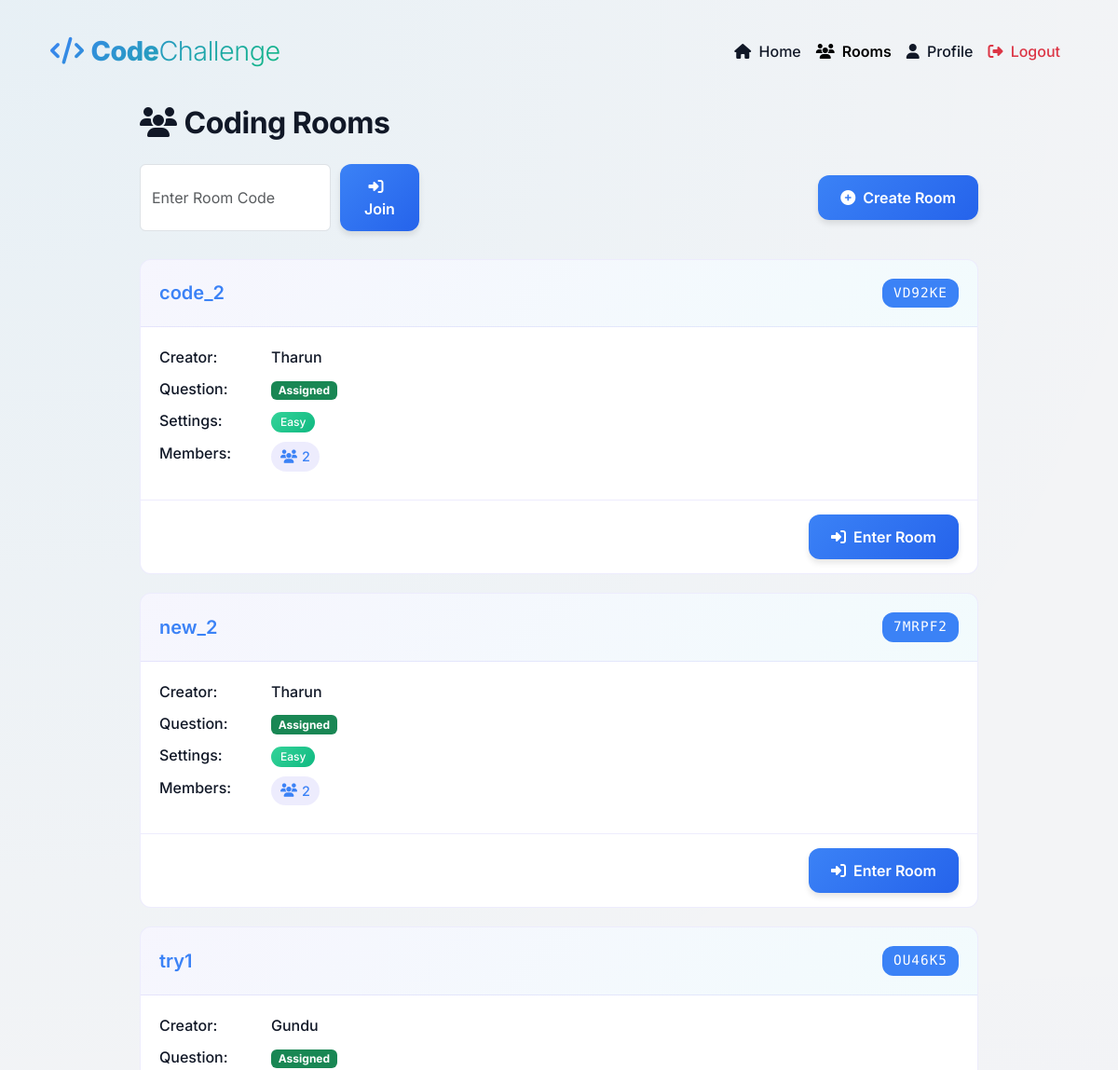
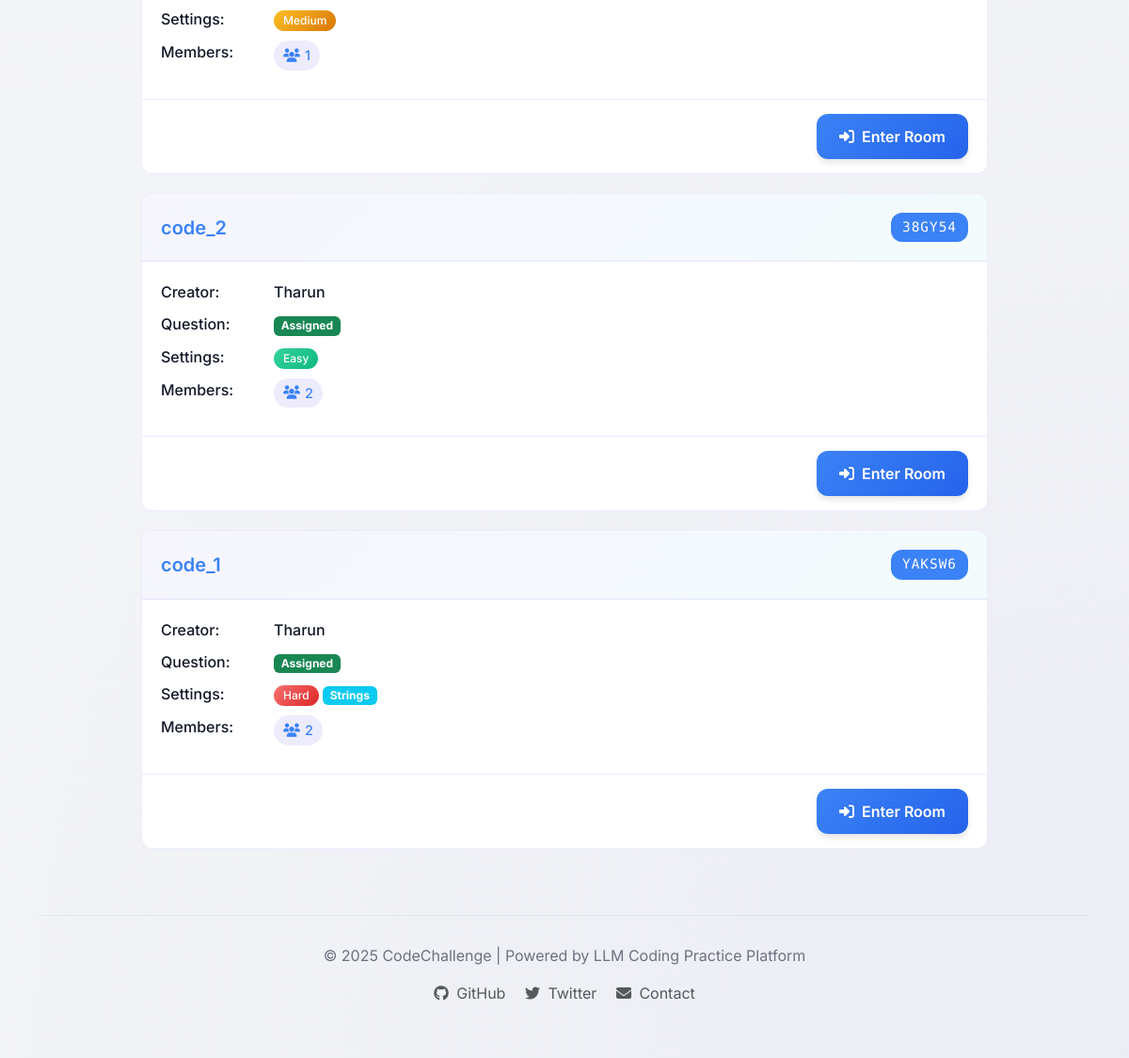
The app's page /rooms (signed in) with its own data (2 pictures, top to bottom).
### tables this page shows
CREATE TABLE users (
        id TEXT PRIMARY KEY,
        username TEXT UNIQUE NOT NULL,
        email TEXT UNIQUE NOT NULL,
        password_hash TEXT NOT NULL,
        created_at TIMESTAMP DEFAULT CURRENT_TIMESTAMP,
        last_login TIMESTAMP,
        is_active BOOLEAN DEFAULT 1
    );

### app.py (the view)
@app.route('/rooms')
@login_required
def rooms():
    user_id = session.get('user_id')
    user_rooms = room.get_user_rooms(user_id)
    return render_template('room.html', rooms=user_rooms)

### app.py (called while the page is built, shortened)
@app.before_request
def check_databases():
    try:
        auth_conn = auth.get_db()
        auth_cursor = auth_conn.cursor()
        auth_cursor.execute("SELECT name FROM sqlite_master WHERE type='table' AND name='users'")
        if not auth_cursor.fetchone():
            auth.init_db()
            logger.info("Auth database initialized before request")
        auth_conn.close()
        room_conn = room.get_db()
        room_cursor = room_conn.cursor()
        room_cursor.execute("SELECT name FROM sqlite_master WHERE type='table' AND name='rooms'")
        if not room_cursor.fetchone():
            room.init_room_db()
            logger.info("Room database initialized before request")
        room_conn.close()
    except Exception as e:
        logger.error(f"Database check error: {str(e)}")

@app.context_processor
def inject_user_data():
    if 'user_id' in session:
        return {'logged_in': True, 'username': session.get('username')}
    return {'logged_in': False}

@app.context_processor
def inject_user_stats():
    if 'user_id' in session:
        try:
            db = auth.get_db()
            cursor = db.cursor()
            cursor.execute("SELECT * FROM user_stats WHERE user_id = ?", (session['user_id'],))
            stats = cursor.fetchone()
            if stats:
                return {
                    'user_stats': {
                        'problems_solved': stats['problems_solved'],
                        'current_streak': stats['current_streak'],
                        'longest_streak': stats['longest_streak'],
                        'points': stats['points']
                    }
                }
        except Exception as e:
            logger.error(f"Error fetching user stats: {e}")

@app.before_request
def validate_request():
    if request.method == 'POST':
        if (request.endpoint and not request.endpoint.startswith('api_') and
            request.endpoint not in ['login', 'register', 'index', 'create_room', 'join_room_route']):
            if not request.is_json and request.endpoint.startswith('api/'):
                return jsonify({
                    'success': False,
                    'error': 'Content-Type must be application/json'
                }), 400
        if request.content_length and request.content_length > app.config['MAX_CONTENT_LENGTH']:
            return jsonify({
                'success': False,
                'error': 'Request too large'
            }), 413

### templates/room.html (shortened to what this page needs)
<!DOCTYPE html>
<html lang="en">
<head>
    <link href="https://cdn.jsdelivr.net/npm/bootstrap@5.3.0-alpha1/dist/css/bootstrap.min.css" rel="stylesheet">
    <link rel="stylesheet" href="https://cdnjs.cloudflare.com/ajax/libs/font-awesome/6.4.0/css/all.min.css">
    <link rel="stylesheet" href="{{ url_for('static', filename='css/styles.css') }}">
</head>
<body>
    <div class="container">
        <nav class="navbar navbar-expand-lg navbar-light mb-4">
            <div class="container-fluid">
                <a class="navbar-brand" href="{{ url_for('index') }}"><i class="fas fa-code me-2"></i>Code<span>Challenge</span></a>
                <div class="collapse navbar-collapse" id="navbarNav">
                    <ul class="navbar-nav ms-auto">
                        <li class="nav-item">
                            <a class="nav-link" href="{{ url_for('index') }}"><i class="fas fa-home me-1"></i> Home</a>
                        </li>
                        <li class="nav-item">
                            <a class="nav-link active" href="{{ url_for('rooms') }}"><i class="fas fa-users me-1"></i> Rooms</a>
                        </li>
                        <li class="nav-item">
                            <a class="nav-link" href="{{ url_for('profile') }}"><i class="fas fa-user me-1"></i> Profile</a>
                        </li>
                        <li class="nav-item">
                            <a class="nav-link text-danger" href="{{ url_for('logout') }}"><i class="fas fa-sign-out-alt me-1"></i> Logout</a>
                        </li>
                    </ul>
                </div>
            </div>
        </nav>
        <div class="rooms-container">
            <h2 class="mb-4"><i class="fas fa-users me-2"></i>Coding Rooms</h2>
            <div class="action-bar">
                <div class="quick-join">
                    <form action="{{ url_for('join_room_route') }}" method="post" class="quick-join-form">
                        <input type="text" class="form-control" name="room_code" placeholder="Enter Room Code" required>
                        <button type="submit" class="btn btn-primary">
                            <i class="fas fa-sign-in-alt me-2"></i>Join
                        </button>
                    </form>
                </div>
                <div>
                    <a href="{{ url_for('create_room') }}" class="btn btn-primary">
                        <i class="fas fa-plus-circle me-2"></i>Create Room
                    </a>
                </div>
            </div>
            {% if rooms %}
                {% for room in rooms %}
                    <div class="room-card">
                        <div class="room-header">
                            <h3 class="room-title">{{ room.name }}</h3>
                            <div class="room-code">{{ room.room_code }}</div>
                        </div>
                        <div class="room-info">
                            <div class="info-row">
                                <div class="info-label">Creator:</div>
                                <div class="info-value">{{ room.creator_name }}</div>
                            </div>
                            <div class="info-row">
                                <div class="info-label">Question:</div>
                                <div class="info-value">
                                    {% if room.has_question %}
                                        <span class="badge bg-success">Assigned</span>
                                    {% else %}
                                        <span class="badge bg-warning text-dark">Waiting</span>
                                    {% endif %}
                                </div>
                            </div>
                            <div class="info-row">
                                <div class="info-label">Settings:</div>
                                <div class="info-value">
                                    {% if room.difficulty %}
                                        <span class="badge badge-difficulty badge-{{ room.difficulty }}">{{ room.difficulty|title }}</span>
                                    {% endif %}
                                    {% if room.topic %}
                                        <span class="badge bg-info">{{ room.topic|title }}</span>
                                    {% endif %}
                                </div>
                            </div>
                            <div class="info-row">
                                <div class="info-label">Members:</div>
                                <div class="info-value">
                                    <span class="member-count">
                                        <i class="fas fa-users"></i>
                                        {{ room.member_count }}
                                    </span>
                                </div>
                            </div>
                        </div>
                        <div class="room-actions">
                            <a href="{{ url_for('room_detail', room_code=room.room_code) }}" class="btn btn-primary">
                                <i class="fas fa-sign-in-alt me-2"></i>Enter Room
                            </a>
                        </div>
                    </div>
                {% endfor %}
            {% endif %}
        </div>
        <footer>
            <p>© 2025 CodeChallenge | Powered by LLM Coding Practice Platform</p>
            <div class="mt-2">
                <a href="#" class="text-decoration-none text-muted me-3"><i class="fab fa-github me-1"></i> GitHub</a>
                <a href="#" class="text-decoration-none text-muted me-3"><i class="fab fa-twitter me-1"></i> Twitter</a>
                <a href="#" class="text-decoration-none text-muted"><i class="fas fa-envelope me-1"></i> Contact</a>
            </div>
        </footer>
    </div>
</body>
</html>

### static/css/styles.css (style rules this page uses)
:root { --primary: #3B82F6; --primary-light: #60A5FA; --primary-dark: #2563EB; --secondary: #10B981; --success: #10B981; --warning: #F59E0B; --danger: #EF4444; --light: #F9FAFB; --dark: #111827; --gray: #6B7280; --card-bg: #FFFFFF; --body-bg: #F3F4F6; }
body { padding-top: 20px; padding-bottom: 40px; font-family: 'Inter', sans-serif; background-color: var(--body-bg); color: var(--dark); background-image: radial-gradient(circle at 100% 100%, rgba(99, 102, 241, 0.05) 0%, transparent 50%), radial-gradient(circle at 0% 0%, rgba(14, 165, 233, 0.05) 0%, transparent 50%); }
.navbar-brand { font-size: 1.8rem; font-weight: 800; background: linear-gradient(135deg, var(--primary) 0%, var(--secondary) 100%); -webkit-background-clip: text; -webkit-text-fill-color: transparent; letter-spacing: -0.5px; }
.navbar-brand span { font-weight: 300; }
.nav-link { font-weight: 500; color: var(--dark); transition: all 0.3s ease; }
.nav-link.active { color: var(--primary); font-weight: 600; }
.badge-easy { background: linear-gradient(135deg, #34d399 0%, #10b981 100%); color: white; }
.badge-medium { background: linear-gradient(135deg, #fbbf24 0%, #d97706 100%); color: white; }
.badge-hard { background: linear-gradient(135deg, #f87171 0%, #dc2626 100%); color: white; }
.btn { border-radius: 12px; font-weight: 600; padding: 12px 24px; transition: all 0.4s cubic-bezier(0.4, 0, 0.2, 1); box-shadow: 0 4px 6px rgba(0, 0, 0, 0.1); border: none; position: relative; overflow: hidden; }
.btn::after { content: ''; position: absolute; top: 0; left: 0; width: 100%; height: 100%; background: linear-gradient(rgba(255,255,255,0.2), transparent); transform: translateY(-100%); transition: transform 0.6s cubic-bezier(0.4, 0, 0.2, 1); }
.btn-primary { background: linear-gradient(135deg, var(--primary) 0%, var(--primary-dark) 100%); color: white; }
h2 { font-weight: 700; letter-spacing: -0.5px; }
footer { margin-top: 70px; padding: 30px 0; text-align: center; color: var(--gray); border-top: 1px solid rgba(209, 213, 219, 0.5); }

### templates/room.html (style rules this page uses)
.rooms-container { max-width: 900px; margin: 0 auto; }
.room-card { border-radius: 12px; background-color: white; margin-bottom: 20px; border: 1px solid rgba(79, 70, 229, 0.1); transition: all 0.3s ease; overflow: hidden; }
.room-header { padding: 20px; background: linear-gradient(135deg, rgba(79, 70, 229, 0.05) 0%, rgba(6, 182, 212, 0.05) 100%); border-bottom: 1px solid rgba(79, 70, 229, 0.1); display: flex; justify-content: space-between; align-items: center; }
.room-title { font-weight: 600; font-size: 1.25rem; color: var(--primary); margin: 0; }
.room-code { background-color: var(--primary); color: white; border-radius: 12px; padding: 5px 12px; font-family: 'Fira Code', monospace; font-weight: 500; font-size: 0.9rem; letter-spacing: 1px; }
.room-info { padding: 20px; }
.info-row { display: flex; margin-bottom: 10px; }
.info-label { width: 120px; color: var(--light-text); font-weight: 500; }
.info-value { flex-grow: 1; font-weight: 500; }
.member-count { display: inline-flex; align-items: center; gap: 5px; background-color: rgba(79, 70, 229, 0.1); padding: 5px 10px; border-radius: 30px; color: var(--primary); font-weight: 500; font-size: 0.9rem; }
.room-actions { display: flex; justify-content: flex-end; gap: 10px; padding: 15px 20px; border-top: 1px solid rgba(79, 70, 229, 0.1); }
.action-bar { display: flex; justify-content: space-between; align-items: center; margin-bottom: 30px; }
.quick-join { flex: 1; max-width: 300px; }
.quick-join-form { display: flex; gap: 10px; }
.badge-difficulty { font-size: 0.75rem; padding: 5px 10px; border-radius: 30px; font-weight: 500; }

### records on screen
users: name "code_2", room_code "VD92KE", creator_name "Tharun", difficulty "Easy", member_count "2", name "new_2", room_code "7MRPF2", room_code "38GY54", name "code_1", room_code "YAKSW6", difficulty "Hard", topic "Strings"
users: name "try1", room_code "OU46K5", creator_name "Gundu", difficulty "Medium", member_count "1"
